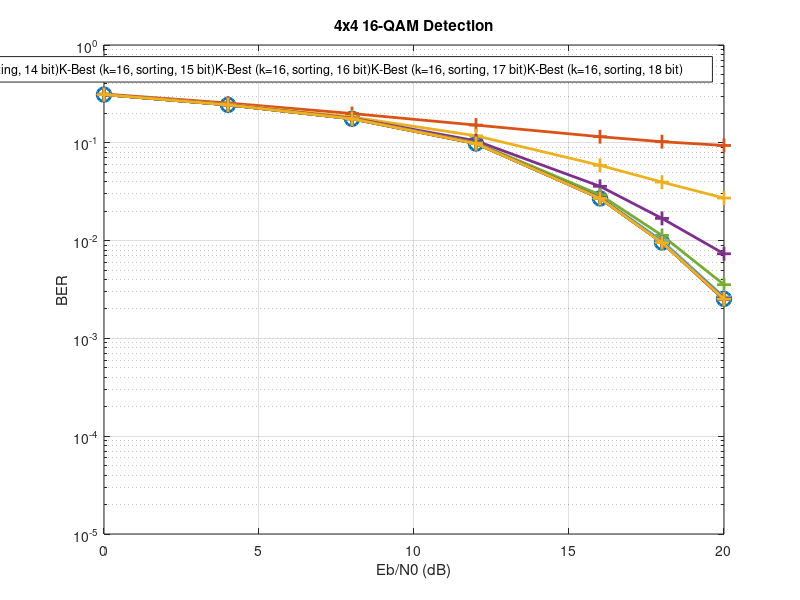

MATLAB code to generate this figure: (Note: this script raises an error after producing the figure.)
N_T = 4; % number of transmit antennas
N_R = 4; % number of receive antennas
EbN0 = [0:4:16, 18, 20];
decoders = ["K-Best (k=16, sorting)", ...
    "K-Best (k=16, sorting, 10 bit)", "K-Best (k=16, sorting, 11 bit)",...
    "K-Best (k=16, sorting, 12 bit)", "K-Best (k=16, sorting, 13 bit)",...
    "K-Best (k=16, sorting, 14 bit)", "K-Best (k=16, sorting, 15 bit)",...
    "K-Best (k=16, sorting, 16 bit)", "K-Best (k=16, sorting, 17 bit)",...
    "K-Best (k=16, sorting, 18 bit)"];

%% Simulation
% BER = simulation(N_T, N_R, "16-QAM", 1600, 100000, EbN0, decoders);
load('BER-64-QAM.mat')

% Plot
figure;
semilogy(EbN0, BER(1, :), '-o', 'LineWidth', 2, 'MarkerSize', 10);
hold on;
grid on;
semilogy(EbN0, BER(2, :), '-+', 'LineWidth', 2, 'MarkerSize', 10);
semilogy(EbN0, BER(3, :), '-+', 'LineWidth', 2, 'MarkerSize', 10);
semilogy(EbN0, BER(4, :), '-+', 'LineWidth', 2, 'MarkerSize', 10);
semilogy(EbN0, BER(5, :), '-+', 'LineWidth', 2, 'MarkerSize', 10);
semilogy(EbN0, BER(6, :), '-+', 'LineWidth', 2, 'MarkerSize', 10);
semilogy(EbN0, BER(7, :), '-+', 'LineWidth', 2, 'MarkerSize', 10);
semilogy(EbN0, BER(8, :), '-+', 'LineWidth', 2, 'MarkerSize', 10);
semilogy(EbN0, BER(9, :), '-+', 'LineWidth', 2, 'MarkerSize', 10);
semilogy(EbN0, BER(10, :), '-+', 'LineWidth', 2, 'MarkerSize', 10);
xlabel("Eb/N0 (dB)");
ylabel("BER");
title(sprintf("%dx%d 16-QAM Detection", N_T, N_R));
legend(decoders);
xlim([min(EbN0), max(EbN0)]);
ylim([1e-5, 1]);
ax = gca;
ax.FontSize = 14;

function BER = simulation(N_T, N_R, MODULATION, ERR_THRESHOLD, TRIALS, EbN0, decoders)
N_SNR = length(EbN0);
N_D = length(decoders);
%% Parallel related code
N_worker = parcluster('local').NumWorkers;
TRIALS_PER_WORKER = ceil(TRIALS/N_worker);
TRIALS = TRIALS_PER_WORKER*N_worker;

%% Result buffer
BER = zeros(N_D, N_SNR, N_worker);
%% Modulation
sym_16QAM = qammod((0:15).', 16); % gray-code
sym_64QAM = qammod((0:63).', 64); % gray-code
sym_QPSK = [-1-1j,-1+1j, +1-1j, +1+1j];
if MODULATION == "16-QAM"
    sym = sym_16QAM(:);
elseif MODULATION == "64-QAM"
    sym = sym_64QAM(:);
else
    sym = sym_QPSK(:);
end
SYM_SIZE = numel(sym);
Q = log2(SYM_SIZE);     % number of bits per symbol
Es = mean(abs(sym).^2); % avg energy per symbol
Eb = Es / Q;            % avg energy per bit
N0 = Eb*N_T ./ db2pow(EbN0); % noise variance

%% Bit error table
bitDiff = bitxor((0:SYM_SIZE-1), (0:SYM_SIZE-1)');
numBitDiff = zeros(size(bitDiff));
for i=1:Q
    numBitDiff = numBitDiff + bitget(bitDiff, i);
end

%% Set random seed
rngS = rng(6743);

%% Run for at least `TRIALS` iterations
tic;
parfor p=1:N_worker
BER_worker = zeros(N_D, N_SNR);
for t=1:TRIALS_PER_WORKER
    %% Symbol genreation
    idx = randi([1, SYM_SIZE], N_T, 1);
    s = sym(idx);
    % (row-1)*colSize + (cow-1) + 1
    % == rowIdx (0 Based) + cowIdx (1 Based)
    rowIdx = (idx-1)*SYM_SIZE;

    % AWGN noise
    n = (randn(N_R, 1) + 1j.*randn(N_R, 1)) ./ sqrt(2);

    % Rayleigh fading channel
    H = (randn(N_R, N_T) + 1j.*randn(N_R, N_T)) ./ sqrt(2);
    x = H*s;

    % sort by column power of H
    [~, sortIdx] = sort(vecnorm(H, 2, 1));
    Hs = H(:, sortIdx); % sorted H

    % QR decomposition of H
    [QHs, RHs] = qr(Hs);
    F = fimath('RoundingMethod', 'Floor', 'OverflowAction', 'Wrap', 'SumMode', 'SpecifyPrecision', 'SumWordLength', 10, 'SumFractionLength', 10-4);
    globalfimath(F);
    Hs10 = fi(Hs, 1, 10, 10-4, F);
    [QHs_GR1, RHs_GR1] = QRD_CORDIC_10(Hs10, 9);

    F = fimath('RoundingMethod', 'Floor', 'OverflowAction', 'Wrap', 'SumMode', 'SpecifyPrecision', 'SumWordLength', 11, 'SumFractionLength', 11-4);
    globalfimath(F);
    Hs11 = fi(Hs, 1, 11, 11-4, F);
    [QHs_GR2, RHs_GR2] = QRD_CORDIC_11(Hs11, 10);

    F = fimath('RoundingMethod', 'Floor', 'OverflowAction', 'Wrap', 'SumMode', 'SpecifyPrecision', 'SumWordLength', 12, 'SumFractionLength', 12-4);
    globalfimath(F);
    Hs12 = fi(Hs, 1, 12, 12-4, F);
    [QHs_GR3, RHs_GR3] = QRD_CORDIC_12(Hs12, 11);

    F = fimath('RoundingMethod', 'Floor', 'OverflowAction', 'Wrap', 'SumMode', 'SpecifyPrecision', 'SumWordLength', 13, 'SumFractionLength', 13-4);
    globalfimath(F);
    Hs13 = fi(Hs, 1, 13, 13-4, F);
    [QHs_GR4, RHs_GR4] = QRD_CORDIC_13(Hs13, 12);

    F = fimath('RoundingMethod', 'Floor', 'OverflowAction', 'Wrap', 'SumMode', 'SpecifyPrecision', 'SumWordLength', 14, 'SumFractionLength', 14-4);
    globalfimath(F);
    Hs14 = fi(Hs, 1, 14, 14-4, F);
    [QHs_GR5, RHs_GR5] = QRD_CORDIC_14(Hs14, 13);

    F = fimath('RoundingMethod', 'Floor', 'OverflowAction', 'Wrap', 'SumMode', 'SpecifyPrecision', 'SumWordLength', 15, 'SumFractionLength', 15-4);
    globalfimath(F);
    Hs15 = fi(Hs, 1, 15, 15-4, F);
    [QHs_GR6, RHs_GR6] = QRD_CORDIC_15(Hs15, 14);

    F = fimath('RoundingMethod', 'Floor', 'OverflowAction', 'Wrap', 'SumMode', 'SpecifyPrecision', 'SumWordLength', 16, 'SumFractionLength', 16-4);
    globalfimath(F);
    Hs16 = fi(Hs, 1, 16, 16-4, F);
    [QHs_GR7, RHs_GR7] = QRD_CORDIC_16(Hs16, 15);

    F = fimath('RoundingMethod', 'Floor', 'OverflowAction', 'Wrap', 'SumMode', 'SpecifyPrecision', 'SumWordLength', 17, 'SumFractionLength', 17-4);
    globalfimath(F);
    Hs17 = fi(Hs, 1, 17, 17-4, F);
    [QHs_GR8, RHs_GR8] = QRD_CORDIC_17(Hs17, 16);

    F = fimath('RoundingMethod', 'Floor', 'OverflowAction', 'Wrap', 'SumMode', 'SpecifyPrecision', 'SumWordLength', 18, 'SumFractionLength', 18-4);
    globalfimath(F);
    Hs18 = fi(Hs, 1, 18, 18-4, F);
    [QHs_GR9, RHs_GR9] = QRD_CORDIC_18(Hs18, 17);


    RHs_GR1 = double(RHs_GR1);
    RHs_GR2 = double(RHs_GR2);
    RHs_GR3 = double(RHs_GR3);
    RHs_GR4 = double(RHs_GR4);
    RHs_GR5 = double(RHs_GR5);
    RHs_GR6 = double(RHs_GR6);
    RHs_GR7 = double(RHs_GR7);
    RHs_GR8 = double(RHs_GR8);
    RHs_GR9 = double(RHs_GR9);

    for si = 1:N_SNR
        % Transmit data
        y = x + sqrt(N0(si)) .* n;
        zs_tilde = QHs' * y;
        zs_GR_tilde1 = double(QHs_GR1') * y;
        zs_GR_tilde2 = double(QHs_GR2') * y;
        zs_GR_tilde3 = double(QHs_GR3') * y;
        zs_GR_tilde4 = double(QHs_GR4') * y;
        zs_GR_tilde5 = double(QHs_GR5') * y;
        zs_GR_tilde6 = double(QHs_GR6') * y;
        zs_GR_tilde7 = double(QHs_GR7') * y;
        zs_GR_tilde8 = double(QHs_GR8') * y;
        zs_GR_tilde9 = double(QHs_GR9') * y;

        %% KBest (k=16, sorting)
        x_hat_KBest16_s = KBest(16, RHs, zs_tilde, sym);
        % restore original order
        x_hat_KBest16 = zeros(size(x_hat_KBest16_s));
        x_hat_KBest16(sortIdx) = x_hat_KBest16_s;
        [~, idx_hat_KBest16_s] = min(abs(x_hat_KBest16 - sym.').^2, [], 2);
        bitErr = sum(numBitDiff(rowIdx + idx_hat_KBest16_s));
        BER_worker(1, si) = BER_worker(1, si) + bitErr / (N_T*Q);


        %% KBest (k=16, sorting)
        x_hat_KBest16_s = KBest(16, RHs_GR1, zs_GR_tilde1, sym);
        % restore original order
        x_hat_KBest16_GR = zeros(size(x_hat_KBest16_s));
        x_hat_KBest16_GR(sortIdx) = x_hat_KBest16_s;
        [~, idx_hat_KBest16_s_GR] = min(abs(x_hat_KBest16_GR - sym.').^2, [], 2);
        bitErr = sum(numBitDiff(rowIdx + idx_hat_KBest16_s_GR));
        BER_worker(2, si) = BER_worker(2, si) + bitErr / (N_T*Q);

        %% KBest (k=16, sorting)
        x_hat_KBest16_s = KBest(16, RHs_GR2, zs_GR_tilde2, sym);
        % restore original order
        x_hat_KBest16_GR = zeros(size(x_hat_KBest16_s));
        x_hat_KBest16_GR(sortIdx) = x_hat_KBest16_s;
        [~, idx_hat_KBest16_s_GR] = min(abs(x_hat_KBest16_GR - sym.').^2, [], 2);
        bitErr = sum(numBitDiff(rowIdx + idx_hat_KBest16_s_GR));
        BER_worker(3, si) = BER_worker(3, si) + bitErr / (N_T*Q);

        %% KBest (k=16, sorting)
        x_hat_KBest16_s = KBest(16, RHs_GR3, zs_GR_tilde3, sym);
        % restore original order
        x_hat_KBest16_GR = zeros(size(x_hat_KBest16_s));
        x_hat_KBest16_GR(sortIdx) = x_hat_KBest16_s;
        [~, idx_hat_KBest16_s_GR] = min(abs(x_hat_KBest16_GR - sym.').^2, [], 2);
        bitErr = sum(numBitDiff(rowIdx + idx_hat_KBest16_s_GR));
        BER_worker(4, si) = BER_worker(4, si) + bitErr / (N_T*Q);

        %% KBest (k=16, sorting)
        x_hat_KBest16_s = KBest(16, RHs_GR4, zs_GR_tilde4, sym);
        % restore original order
        x_hat_KBest16_GR = zeros(size(x_hat_KBest16_s));
        x_hat_KBest16_GR(sortIdx) = x_hat_KBest16_s;
        [~, idx_hat_KBest16_s_GR] = min(abs(x_hat_KBest16_GR - sym.').^2, [], 2);
        bitErr = sum(numBitDiff(rowIdx + idx_hat_KBest16_s_GR));
        BER_worker(5, si) = BER_worker(5, si) + bitErr / (N_T*Q);

        %% KBest (k=16, sorting)
        x_hat_KBest16_s = KBest(16, RHs_GR5, zs_GR_tilde5, sym);
        % restore original order
        x_hat_KBest16_GR = zeros(size(x_hat_KBest16_s));
        x_hat_KBest16_GR(sortIdx) = x_hat_KBest16_s;
        [~, idx_hat_KBest16_s_GR] = min(abs(x_hat_KBest16_GR - sym.').^2, [], 2);
        bitErr = sum(numBitDiff(rowIdx + idx_hat_KBest16_s_GR));
        BER_worker(6, si) = BER_worker(6, si) + bitErr / (N_T*Q);

        %% KBest (k=16, sorting)
        x_hat_KBest16_s = KBest(16, RHs_GR6, zs_GR_tilde6, sym);
        % restore original order
        x_hat_KBest16_GR = zeros(size(x_hat_KBest16_s));
        x_hat_KBest16_GR(sortIdx) = x_hat_KBest16_s;
        [~, idx_hat_KBest16_s_GR] = min(abs(x_hat_KBest16_GR - sym.').^2, [], 2);
        bitErr = sum(numBitDiff(rowIdx + idx_hat_KBest16_s_GR));
        BER_worker(7, si) = BER_worker(7, si) + bitErr / (N_T*Q);

        %% KBest (k=16, sorting)
        x_hat_KBest16_s = KBest(16, RHs_GR7, zs_GR_tilde7, sym);
        % restore original order
        x_hat_KBest16_GR = zeros(size(x_hat_KBest16_s));
        x_hat_KBest16_GR(sortIdx) = x_hat_KBest16_s;
        [~, idx_hat_KBest16_s_GR] = min(abs(x_hat_KBest16_GR - sym.').^2, [], 2);
        bitErr = sum(numBitDiff(rowIdx + idx_hat_KBest16_s_GR));
        BER_worker(8, si) = BER_worker(8, si) + bitErr / (N_T*Q);

        %% KBest (k=16, sorting)
        x_hat_KBest16_s = KBest(16, RHs_GR8, zs_GR_tilde8, sym);
        % restore original order
        x_hat_KBest16_GR = zeros(size(x_hat_KBest16_s));
        x_hat_KBest16_GR(sortIdx) = x_hat_KBest16_s;
        [~, idx_hat_KBest16_s_GR] = min(abs(x_hat_KBest16_GR - sym.').^2, [], 2);
        bitErr = sum(numBitDiff(rowIdx + idx_hat_KBest16_s_GR));
        BER_worker(9, si) = BER_worker(9, si) + bitErr / (N_T*Q);

        %% KBest (k=16, sorting)
        x_hat_KBest16_s = KBest(16, RHs_GR9, zs_GR_tilde9, sym);
        % restore original order
        x_hat_KBest16_GR = zeros(size(x_hat_KBest16_s));
        x_hat_KBest16_GR(sortIdx) = x_hat_KBest16_s;
        [~, idx_hat_KBest16_s_GR] = min(abs(x_hat_KBest16_GR - sym.').^2, [], 2);
        bitErr = sum(numBitDiff(rowIdx + idx_hat_KBest16_s_GR));
        BER_worker(10, si) = BER_worker(10, si) + bitErr / (N_T*Q);
    end
end
BER(:, :, p) = BER_worker;
end

%% Run until error meets threhsold
numError = round(sum(BER, 3)*N_T*Q);
numTrials = zeros(size(numError)) + TRIALS;
TRIALS_PER_WORKER_INC = 10000;
for si = 1:N_SNR
    % make all decoders in the given SNR runs the same number of iterations
    % using the same H and n -> reduce random affects
    while any(numError(:, si) < ERR_THRESHOLD)
        numError_worker = zeros(N_D, N_worker);
        parfor p=1:N_worker
        for t=1:TRIALS_PER_WORKER_INC
            bitError = zeros(N_D, 1);

            %% Symbol genreation
            idx = randi([1, SYM_SIZE], N_T, 1);
            s = sym(idx);
            rowIdx = (idx-1)*SYM_SIZE;

            % AWGN noise
            n = (randn(N_R, 1) + 1j.*randn(N_R, 1)) ./ sqrt(2);
            % Rayleigh fading channel
            H = (randn(N_R, N_T) + 1j.*randn(N_R, N_T)) ./ sqrt(2);

            % sort by column power of H
            [~, sortIdx] = sort(vecnorm(H, 2, 1));
            Hs = H(:, sortIdx); % sorted H

            % QR decomposition of H
            [QHs, RHs] = qr(Hs);
            F = fimath('RoundingMethod', 'Floor', 'OverflowAction', 'Wrap', 'SumMode', 'SpecifyPrecision', 'SumWordLength', 10, 'SumFractionLength', 10-4);
            globalfimath(F);
            Hs10 = fi(Hs, 1, 10, 10-4, F);
            [QHs_GR1, RHs_GR1] = QRD_CORDIC_10(Hs10, 9);

            F = fimath('RoundingMethod', 'Floor', 'OverflowAction', 'Wrap', 'SumMode', 'SpecifyPrecision', 'SumWordLength', 11, 'SumFractionLength', 11-4);
            globalfimath(F);
            Hs11 = fi(Hs, 1, 11, 11-4, F);
            [QHs_GR2, RHs_GR2] = QRD_CORDIC_11(Hs11, 10);

            F = fimath('RoundingMethod', 'Floor', 'OverflowAction', 'Wrap', 'SumMode', 'SpecifyPrecision', 'SumWordLength', 12, 'SumFractionLength', 12-4);
            globalfimath(F);
            Hs12 = fi(Hs, 1, 12, 12-4, F);
            [QHs_GR3, RHs_GR3] = QRD_CORDIC_12(Hs12, 11);

            F = fimath('RoundingMethod', 'Floor', 'OverflowAction', 'Wrap', 'SumMode', 'SpecifyPrecision', 'SumWordLength', 13, 'SumFractionLength', 13-4);
            globalfimath(F);
            Hs13 = fi(Hs, 1, 13, 13-4, F);
            [QHs_GR4, RHs_GR4] = QRD_CORDIC_13(Hs13, 12);

            F = fimath('RoundingMethod', 'Floor', 'OverflowAction', 'Wrap', 'SumMode', 'SpecifyPrecision', 'SumWordLength', 14, 'SumFractionLength', 14-4);
            globalfimath(F);
            Hs14 = fi(Hs, 1, 14, 14-4, F);
            [QHs_GR5, RHs_GR5] = QRD_CORDIC_14(Hs14, 13);

            F = fimath('RoundingMethod', 'Floor', 'OverflowAction', 'Wrap', 'SumMode', 'SpecifyPrecision', 'SumWordLength', 15, 'SumFractionLength', 15-4);
            globalfimath(F);
            Hs15 = fi(Hs, 1, 15, 15-4, F);
            [QHs_GR6, RHs_GR6] = QRD_CORDIC_15(Hs15, 14);

            F = fimath('RoundingMethod', 'Floor', 'OverflowAction', 'Wrap', 'SumMode', 'SpecifyPrecision', 'SumWordLength', 16, 'SumFractionLength', 16-4);
            globalfimath(F);
            Hs16 = fi(Hs, 1, 16, 16-4, F);
            [QHs_GR7, RHs_GR7] = QRD_CORDIC_16(Hs16, 15);

            F = fimath('RoundingMethod', 'Floor', 'OverflowAction', 'Wrap', 'SumMode', 'SpecifyPrecision', 'SumWordLength', 17, 'SumFractionLength', 17-4);
            globalfimath(F);
            Hs17 = fi(Hs, 1, 17, 17-4, F);
            [QHs_GR8, RHs_GR8] = QRD_CORDIC_17(Hs17, 16);

            F = fimath('RoundingMethod', 'Floor', 'OverflowAction', 'Wrap', 'SumMode', 'SpecifyPrecision', 'SumWordLength', 18, 'SumFractionLength', 18-4);
            globalfimath(F);
            Hs18 = fi(Hs, 1, 18, 18-4, F);
            [QHs_GR9, RHs_GR9] = QRD_CORDIC_18(Hs18, 17);

            RHs_GR1 = double(RHs_GR1);
            RHs_GR2 = double(RHs_GR2);
            RHs_GR3 = double(RHs_GR3);
            RHs_GR4 = double(RHs_GR4);
            RHs_GR5 = double(RHs_GR5);
            RHs_GR6 = double(RHs_GR6);
            RHs_GR7 = double(RHs_GR7);
            RHs_GR8 = double(RHs_GR8);
            RHs_GR9 = double(RHs_GR9);

            % Transmit data
            y = H*s + sqrt(N0(si)) .* n;
            zs_tilde = QHs' * y;
            zs_GR_tilde1 = double(QHs_GR1') * y;
            zs_GR_tilde2 = double(QHs_GR2') * y;
            zs_GR_tilde3 = double(QHs_GR3') * y;
            zs_GR_tilde4 = double(QHs_GR4') * y;
            zs_GR_tilde5 = double(QHs_GR5') * y;
            zs_GR_tilde6 = double(QHs_GR6') * y;
            zs_GR_tilde7 = double(QHs_GR7') * y;
            zs_GR_tilde8 = double(QHs_GR8') * y;
            zs_GR_tilde9 = double(QHs_GR9') * y;

            %% KBest (k=16, sorting)
            x_hat_KBest16_s = KBest(16, RHs, zs_tilde, sym);
            % restore original order
            x_hat_KBest16 = zeros(size(x_hat_KBest16_s));
            x_hat_KBest16(sortIdx) = x_hat_KBest16_s;
            [~, idx_hat_KBest16_s] = min(abs(x_hat_KBest16 - sym.').^2, [], 2);
            bitErr = sum(numBitDiff(rowIdx + idx_hat_KBest16_s));
            bitError(1) = bitError(1) + bitErr;

            %% KBest (k=16, sorting)
            x_hat_KBest16_s = KBest(16, RHs_GR1, zs_GR_tilde1, sym);
            % restore original order
            x_hat_KBest16_GR = zeros(size(x_hat_KBest16_s));
            x_hat_KBest16_GR(sortIdx) = x_hat_KBest16_s;
            [~, idx_hat_KBest16_s_GR] = min(abs(x_hat_KBest16_GR - sym.').^2, [], 2);
            bitErr = sum(numBitDiff(rowIdx + idx_hat_KBest16_s_GR));
            bitError(2) = bitError(2) + bitErr;

            %% KBest (k=16, sorting)
            x_hat_KBest16_s = KBest(16, RHs_GR2, zs_GR_tilde2, sym);
            % restore original order
            x_hat_KBest16_GR = zeros(size(x_hat_KBest16_s));
            x_hat_KBest16_GR(sortIdx) = x_hat_KBest16_s;
            [~, idx_hat_KBest16_s_GR] = min(abs(x_hat_KBest16_GR - sym.').^2, [], 2);
            bitErr = sum(numBitDiff(rowIdx + idx_hat_KBest16_s_GR));
            bitError(3) = bitError(3) + bitErr;

            %% KBest (k=16, sorting)
            x_hat_KBest16_s = KBest(16, RHs_GR3, zs_GR_tilde3, sym);
            % restore original order
            x_hat_KBest16_GR = zeros(size(x_hat_KBest16_s));
            x_hat_KBest16_GR(sortIdx) = x_hat_KBest16_s;
            [~, idx_hat_KBest16_s_GR] = min(abs(x_hat_KBest16_GR - sym.').^2, [], 2);
            bitErr = sum(numBitDiff(rowIdx + idx_hat_KBest16_s_GR));
            bitError(4) = bitError(4) + bitErr;

            %% KBest (k=16, sorting)
            x_hat_KBest16_s = KBest(16, RHs_GR4, zs_GR_tilde4, sym);
            % restore original order
            x_hat_KBest16_GR = zeros(size(x_hat_KBest16_s));
            x_hat_KBest16_GR(sortIdx) = x_hat_KBest16_s;
            [~, idx_hat_KBest16_s_GR] = min(abs(x_hat_KBest16_GR - sym.').^2, [], 2);
            bitErr = sum(numBitDiff(rowIdx + idx_hat_KBest16_s_GR));
            bitError(5) = bitError(5) + bitErr;

            %% KBest (k=16, sorting)
            x_hat_KBest16_s = KBest(16, RHs_GR5, zs_GR_tilde5, sym);
            % restore original order
            x_hat_KBest16_GR = zeros(size(x_hat_KBest16_s));
            x_hat_KBest16_GR(sortIdx) = x_hat_KBest16_s;
            [~, idx_hat_KBest16_s_GR] = min(abs(x_hat_KBest16_GR - sym.').^2, [], 2);
            bitErr = sum(numBitDiff(rowIdx + idx_hat_KBest16_s_GR));
            bitError(6) = bitError(6) + bitErr;

            %% KBest (k=16, sorting)
            x_hat_KBest16_s = KBest(16, RHs_GR6, zs_GR_tilde6, sym);
            % restore original order
            x_hat_KBest16_GR = zeros(size(x_hat_KBest16_s));
            x_hat_KBest16_GR(sortIdx) = x_hat_KBest16_s;
            [~, idx_hat_KBest16_s_GR] = min(abs(x_hat_KBest16_GR - sym.').^2, [], 2);
            bitErr = sum(numBitDiff(rowIdx + idx_hat_KBest16_s_GR));
            bitError(7) = bitError(7) + bitErr;

            %% KBest (k=16, sorting)
            x_hat_KBest16_s = KBest(16, RHs_GR7, zs_GR_tilde7, sym);
            % restore original order
            x_hat_KBest16_GR = zeros(size(x_hat_KBest16_s));
            x_hat_KBest16_GR(sortIdx) = x_hat_KBest16_s;
            [~, idx_hat_KBest16_s_GR] = min(abs(x_hat_KBest16_GR - sym.').^2, [], 2);
            bitErr = sum(numBitDiff(rowIdx + idx_hat_KBest16_s_GR));
            bitError(8) = bitError(8) + bitErr;

            %% KBest (k=16, sorting)
            x_hat_KBest16_s = KBest(16, RHs_GR8, zs_GR_tilde8, sym);
            % restore original order
            x_hat_KBest16_GR = zeros(size(x_hat_KBest16_s));
            x_hat_KBest16_GR(sortIdx) = x_hat_KBest16_s;
            [~, idx_hat_KBest16_s_GR] = min(abs(x_hat_KBest16_GR - sym.').^2, [], 2);
            bitErr = sum(numBitDiff(rowIdx + idx_hat_KBest16_s_GR));
            bitError(9) = bitError(9) + bitErr;

            %% KBest (k=16, sorting)
            x_hat_KBest16_s = KBest(16, RHs_GR9, zs_GR_tilde9, sym);
            % restore original order
            x_hat_KBest16_GR = zeros(size(x_hat_KBest16_s));
            x_hat_KBest16_GR(sortIdx) = x_hat_KBest16_s;
            [~, idx_hat_KBest16_s_GR] = min(abs(x_hat_KBest16_GR - sym.').^2, [], 2);
            bitErr = sum(numBitDiff(rowIdx + idx_hat_KBest16_s_GR));
            bitError(10) = bitError(10) + bitErr;

            numError_worker(:, p) = numError_worker(:, p) + bitError;
        end
        end
        numError(:, si) = numError(:, si) + sum(numError_worker, 2);
        numTrials(:, si) = numTrials(:, si) + N_worker*TRIALS_PER_WORKER_INC;
    end
end
toc;

%% Restore RNG
rng(rngS);

%% Average
BER = numError ./ (N_T * Q) ./ numTrials;

save(sprintf('BER-%s', MODULATION), 'MODULATION', 'BER', 'numError', 'numTrials');
end

%% Decoders
function x_hat = KBest(k, R, z_tilde, sym)
    P = length(z_tilde);
    SYM_SIZE = length(sym);

    % First level
    cost = abs(z_tilde(end) - R(end, end) .* sym) .^ 2;
    accCost = cost;
    x = sym.';

    % The rest levels
    for level = 1:P-1
        uppTrigProd = R(end-level, end-level+1:end) * x;
        diagProd = R(end-level, end-level) .* sym;
        cost = accCost.' ...
             + abs((z_tilde(end-level) - uppTrigProd) - diagProd) .^ 2; % (SYM_SIZE, k)
        % Find best k
        [~, minIdx] = mink(cost(:), k);
        % minIdx-1 == (xIdx-1)*SYM_SIZE + (symIdx-1), use divmod because
        % ind2sub is too slow
        minIdx0based = minIdx-1;
        symIdx = rem(minIdx0based, SYM_SIZE)+1;
        xIdx = floor((minIdx-symIdx)/SYM_SIZE)+1;
        % Save best k guesses
        x = [sym(symIdx).'; x(:, xIdx)];
        accCost = cost(minIdx);
    end

    [~, finalMinIdx] = min(accCost);
    x_hat = x(:, finalMinIdx);
end
